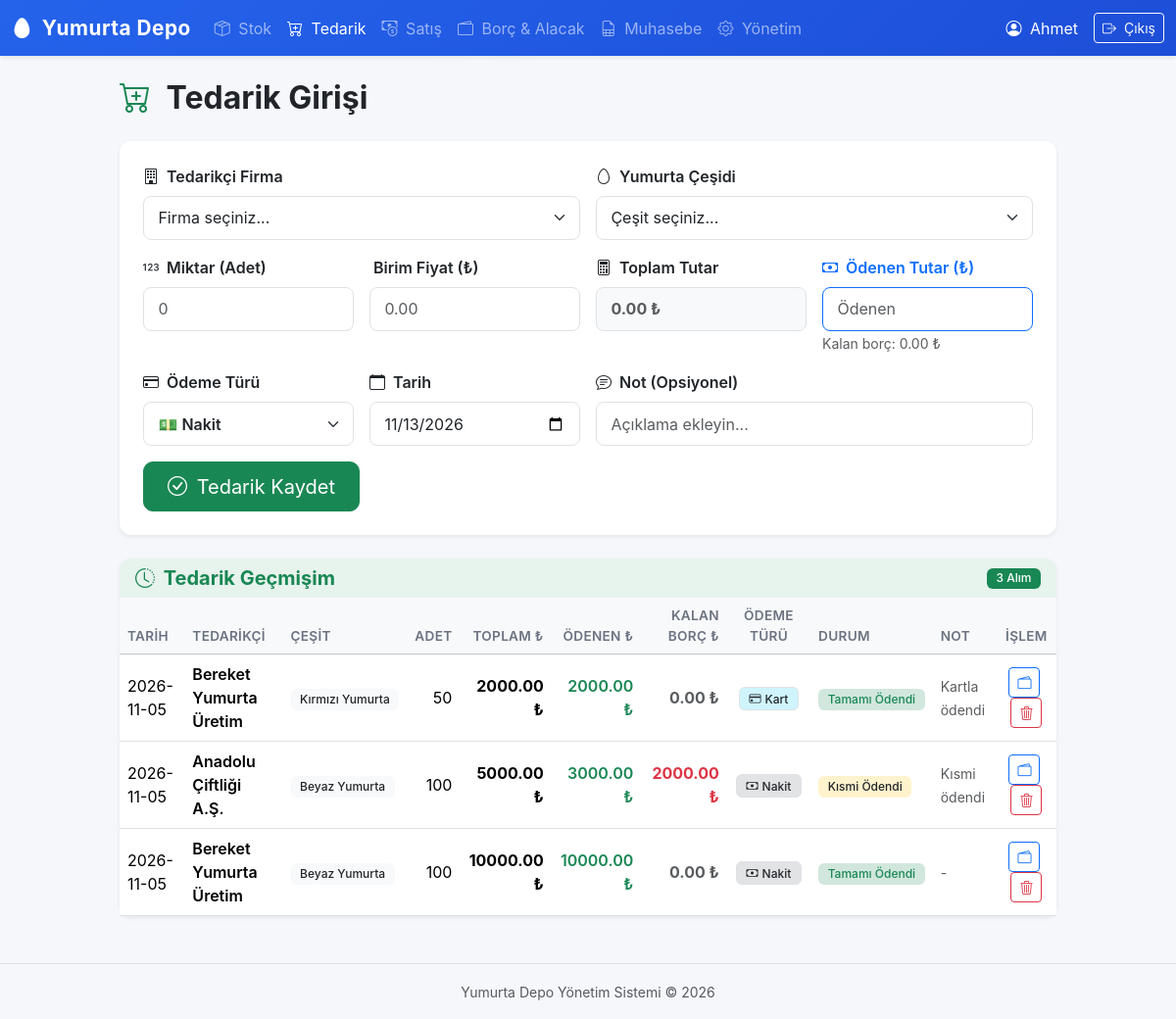
Page /tedarik (signed in) on the earlier database version.
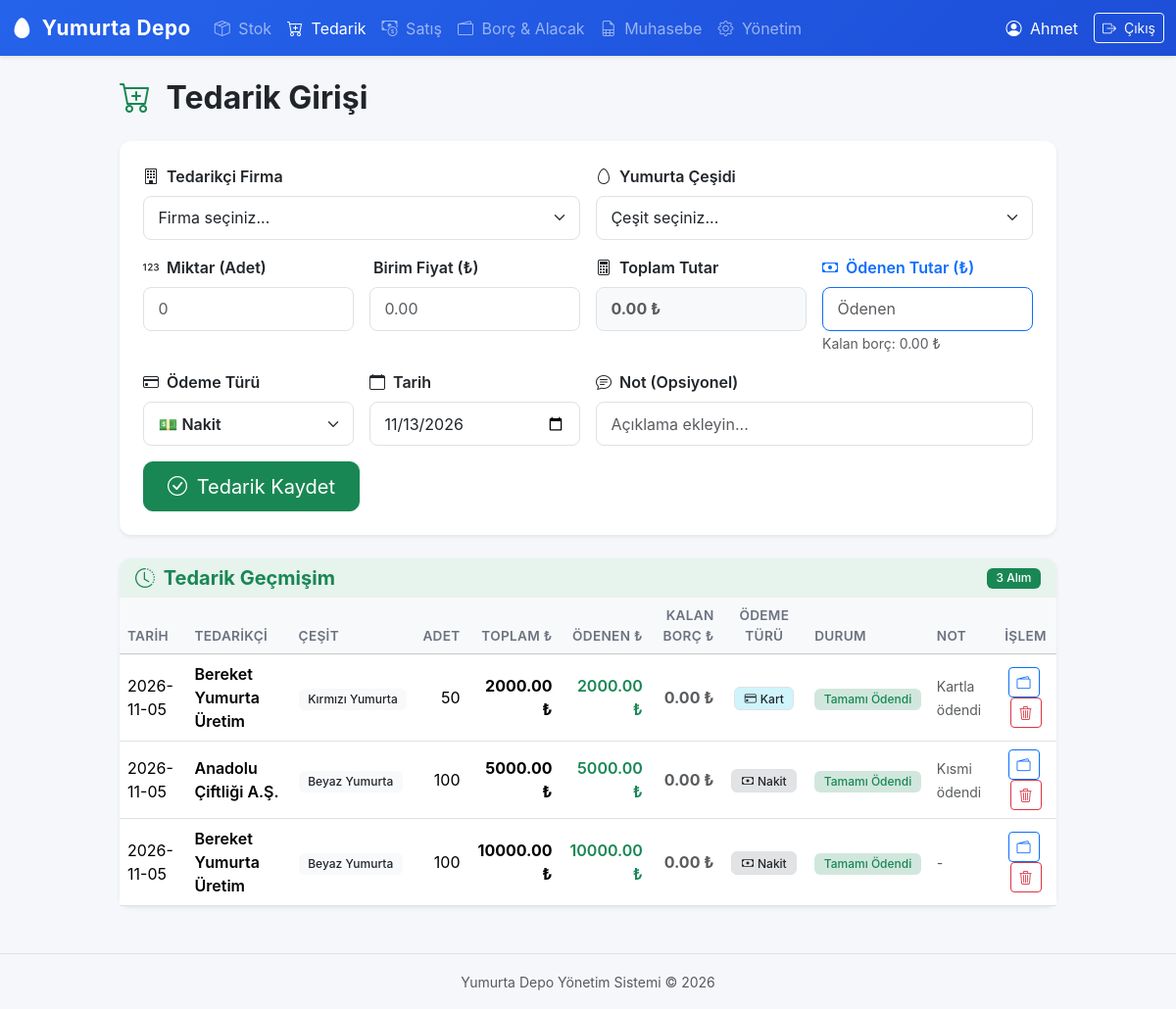
Same page on the later database version.
### tables this page shows
CREATE TABLE purchases (
            id          INTEGER   PRIMARY KEY AUTOINCREMENT,
            user_id     INTEGER   NOT NULL,
            egg_type_id INTEGER   NOT NULL,
            supplier_id INTEGER   NOT NULL,
            quantity    INTEGER   NOT NULL,
            unit_price  REAL      NOT NULL,
            total_price REAL      NOT NULL,
            date        TEXT      NOT NULL,
            note        TEXT      DEFAULT '',
            created_at  TIMESTAMP DEFAULT CURRENT_TIMESTAMP, paid_amount REAL NOT NULL DEFAULT 0, payment_method TEXT NOT NULL DEFAULT 'Nakit',
            FOREIGN KEY (user_id)     REFERENCES users(id),
            FOREIGN KEY (egg_type_id) REFERENCES egg_types(id),
            FOREIGN KEY (supplier_id) REFERENCES suppliers(id)
        );

CREATE TABLE suppliers (
            id   INTEGER PRIMARY KEY AUTOINCREMENT,
            name TEXT    UNIQUE NOT NULL
        );

CREATE TABLE egg_types (
            id            INTEGER PRIMARY KEY AUTOINCREMENT,
            name          TEXT    UNIQUE NOT NULL,
            initial_stock INTEGER DEFAULT 0
        );

### app.py (the view, shortened to what this page needs)
@app.route("/tedarik", methods=["GET", "POST"])
@login_required
def tedarik():
    egg_types = db.get_egg_types()
    suppliers = db.get_suppliers()
    purchases = db.get_user_purchases(session["user_id"])
    return render_template(
        "tedarik.html",
        egg_types=egg_types,
        suppliers=suppliers,
        purchases=purchases,
        today=date.today().isoformat(),
    )

### app.py (called while the page is built)
def login_required(f):
    @wraps(f)
    def decorated(*args, **kwargs):
        if "user_id" not in session:
            flash("Lütfen önce giriş yapın.", "warning")
            return redirect(url_for("login"))
        return f(*args, **kwargs)
    return decorated

### database.py (called while the page is built)
def get_db():
    conn = sqlite3.connect(DB_PATH)
    conn.row_factory = sqlite3.Row
    conn.execute("PRAGMA foreign_keys = ON")
    return conn

def get_user_purchases(user_id, start_date=None, end_date=None):
    conn = get_db()
    query = """
        SELECT p.*, et.name AS egg_type_name, sup.name AS supplier_name,
               (p.total_price - p.paid_amount) AS remaining_debt
        FROM purchases p
        JOIN egg_types  et  ON et.id  = p.egg_type_id
        JOIN suppliers  sup ON sup.id = p.supplier_id
        WHERE p.user_id = ?
    """
    params = [user_id]
    if start_date:
        query += " AND p.date >= ?"
        params.append(start_date)
    if end_date:
        query += " AND p.date <= ?"
        params.append(end_date)
    query += " ORDER BY p.date DESC, p.created_at DESC"
    rows = conn.execute(query, params).fetchall()
    conn.close()
    return rows

### templates/tedarik.html (shortened to what the changed rows need)
{% extends "base.html" %}
{% block content %}
<div class="row justify-content-center">
    <div class="col-lg-11 col-xl-10">
        <h2 class="fw-bold mb-4">
            <i class="bi bi-cart-plus text-success me-2"></i> Tedarik Girişi
        </h2>
        <div class="card border-0 shadow-sm">
            <div class="card-body p-0">
                {% if purchases %}
                <div class="table-responsive">
                    <table class="table table-hover align-middle mb-0">
                        <thead class="table-light">
                            <tr>
                                <th>Tarih</th>
                                <th>Tedarikçi</th>
                                <th>Çeşit</th>
                                <th class="text-end">Adet</th>
                                <th class="text-end">Toplam ₺</th>
                                <th class="text-end">Ödenen ₺</th>
                                <th class="text-end">Kalan Borç ₺</th>
                                <th class="text-center">Ödeme Türü</th>
                                <th>Durum</th>
                                <th>Not</th>
                                <th class="text-center">İşlem</th>
                            </tr>
                        </thead>
                        <tbody>
                            {% for p in purchases %}
                            {% set debt = p.total_price - p.paid_amount %}
                            <tr>
                                <td>{{ p.date }}</td>
                                <td class="fw-semibold">{{ p.supplier_name }}</td>
                                <td>
                                    <span class="badge bg-light text-dark">{{ p.egg_type_name }}</span>
                                </td>
                                <td class="text-end">{{ p.quantity }}</td>
                                <td class="text-end fw-bold">{{ "%.2f"|format(p.total_price) }} ₺</td>
                                <td class="text-end text-success fw-semibold">{{ "%.2f"|format(p.paid_amount) }} ₺</td>
                                <td class="text-end fw-bold {% if debt > 0.01 %}text-danger{% else %}text-muted{% endif %}">
                                    {{ "%.2f"|format(debt) }} ₺
                                </td>
                                <td class="text-center">
                                    {% if p.payment_method == 'Kart' %}
                                    <span class="badge bg-info-subtle text-dark border"><i class="bi bi-credit-card me-1"></i>Kart</span>
                                    {% else %}
                                    <span class="badge bg-secondary-subtle text-dark border"><i class="bi bi-cash me-1"></i>Nakit</span>
                                    {% endif %}
                                </td>
                                <td>
                                    {% if debt <= 0.01 %}
                                    <span class="badge bg-success-subtle text-success">Tamamı Ödendi</span>
                                    {% elif p.paid_amount > 0 %}
                                    <span class="badge bg-warning-subtle text-dark">Kısmi Ödendi</span>
                                    {% else %}
                                    <span class="badge bg-danger-subtle text-danger">Ödenmedi</span>
                                    {% endif %}
                                </td>
                                <td><small class="text-muted">{{ p.note or '-' }}</small></td>
                                <td class="text-center">
                                    <button type="button" class="btn btn-outline-primary btn-sm me-1"
                                            data-bs-toggle="modal" data-bs-target="#payModal{{ p.id }}" title="Ödeme Güncelle">
                                        <i class="bi bi-wallet2"></i>
                                    </button>
                                    <form method="POST" action="{{ url_for('delete_purchase', pid=p.id) }}"
                                          class="d-inline" onsubmit="return confirm('Bu kaydı silmek istediğinize emin misiniz?')">
                                        <button type="submit" class="btn btn-outline-danger btn-sm" title="Sil">
                                            <i class="bi bi-trash3"></i>
                                        </button>
                                    </form>
                                </td>
                            </tr>
                            {% endfor %}
                        </tbody>
                    </table>
                </div>
                {% else %}
                <p class="text-muted text-center py-4 mb-0">
                    <i class="bi bi-inbox me-1"></i> Henüz tedarik kaydı bulunmuyor.
                </p>
                {% endif %}
            </div>
        </div>
    </div>
</div>
{% endblock %}

Differences in the rows shown:
changed purchases "Kısmi ödendi": paid_amount "3000.00" → "5000.00"; debt "2000.00" → "0.00"; now shows "Tamamı Ödendi"; no longer shows "Kısmi Ödendi"
